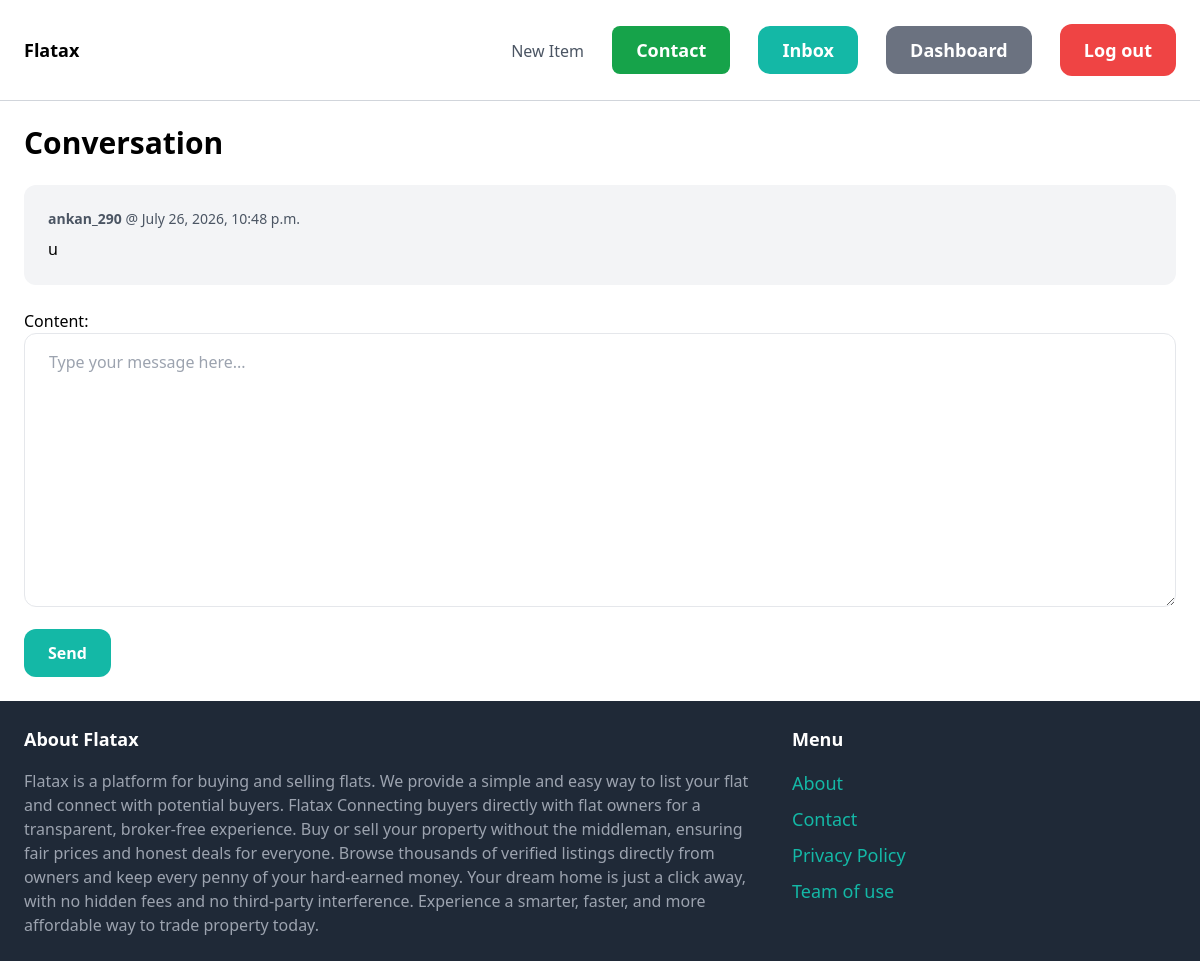
Screenshot of /inbox/1/ (signed in) with the database file from the repository.
### conversation/models.py (models this page shows)
class ConversationMessage(models.Model):
    conversation = models.ForeignKey(Conversation, related_name='messages', on_delete=models.CASCADE)
    content = models.TextField()
    created_at = models.DateTimeField(auto_now_add=True)
    created_by = models.ForeignKey(User, related_name='created_messages', on_delete=models.CASCADE)

### conversation/views.py (the view)
# urls.py: path('<int:pk>/', views.detail, name='detail'),
@login_required
def detail(request, pk):
    conversation = Conversation.objects.filter(members__in=[request.user.id]).get(pk=pk)
    if request.method == 'POST':
        form = ConversationMessageForm(request.POST)
        if form.is_valid():
            conversation_message = form.save(commit=False)
            conversation_message.conversation = conversation
            conversation_message.created_by = request.user
            conversation_message.save()
            conversation.save()
            return redirect('conversation:detail', pk=pk)
    else:
        form = ConversationMessageForm()
    return render(request, 'conversation/detail.html', {
        'conversation': conversation,
        'form': form
    })

### conversation/forms.py
class ConversationMessageForm(forms.ModelForm):
    class Meta:
        model = ConversationMessage
        fields = ('content',)
        widgets = {
            'content': forms.Textarea(attrs={
                'class': 'w-full py-4 px-6 rounded-xl border',
                'placeholder': 'Type your message here...'
            })
        }

### conversation/templates/conversation/detail.html (shortened to what this page needs)
{% extends 'core/base.html' %}
{% block content %}
<h1 class="mb-6 text-3xl font-semibold">Conversation</h1>
<div class="space-y-6 mb-6">
    {% for message in conversation.messages.all %}
        <div class="p-6 rounded-xl {% if message.created_by == request.user %}bg-blue-100{% else %}bg-gray-100{% endif %}">
            <p class="mb-2 text-sm text-gray-600"><strong>{{ message.created_by.username }}</strong> @ {{ message.created_at }}</p>
            <p>{{ message.content }}</p>
        </div>
    {% endfor %}
</div>
<form method="post" action="." class="mt-6 space-y-4">
    {{ form.as_p }}
    <button class="py-3 px-6 bg-teal-500 hover:bg-teal-700 text-white font-semibold rounded-xl">Send</button>
</form>
{% endblock %}

### rows the page displays
ConversationMessage: created_by.username "ankan_290", created_at "July 26, 2026, 10:48 p.m.", content "u"
